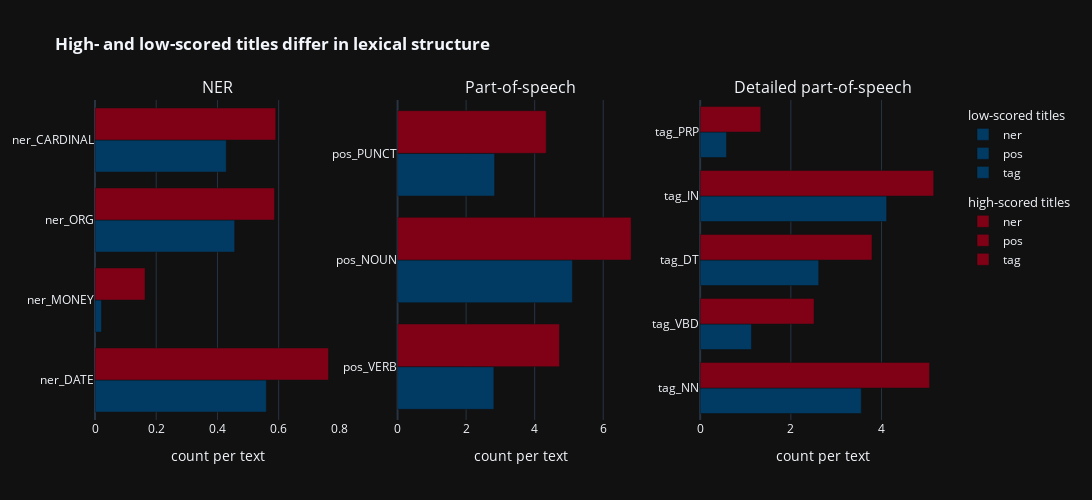

The notebook cell saved with this chart:
### Code cell
fig = make_subplots(
    cols=3,
    rows=1,
    subplot_titles=("NER", "Part-of-speech", "Detailed part-of-speech")
)

for data, color, name in [
    [df_low, "rgb(1, 58, 99)", "low-scored titles"],
    [df_high, "rgb(128, 0, 22)", "high-scored titles"],
]:
    features = [col for col in data.columns if col.startswith("ner")]
    fig.add_trace(
        go.Bar(
            name="ner",
            orientation="h",
            y=features,
            x=data[features].mean(),
            marker_color=color,
            legendgroup=name,
            legendgrouptitle_text=name,
        ),
        col=1,
        row=1
    )

    features = [col for col in data.columns if col.startswith("pos")]
    fig.add_trace(
        go.Bar(
            name="pos",
            orientation="h",
            y=features,
            x=data[features].mean(),
            marker_color=color,
            legendgroup=name,
            legendgrouptitle_text=name,
        ),
        col=2,
        row=1
    )

    features = [col for col in data.columns if col.startswith("tag")]
    fig.add_trace(
        go.Bar(
            name="tag",
            orientation="h",
            y=features,
            x=data[features].mean(),
            marker_color=color,
            legendgroup=name,
            legendgrouptitle_text=name,
        ),
        col=3,
        row=1
    )


fig.update_layout(
    title="<b>High- and low-scored titles differ in lexical structure</b>",
    width=1400,
    height=500,
    xaxis=dict(title="count per text"),
    xaxis2=dict(title="count per text"),
    xaxis3=dict(title="count per text"),
    legend=dict(groupclick="toggleitem")
)


fig.show()

### Figure 1 — Plotly figure (JSON) as saved in the notebook; plotly's stock layout.template omitted (floating-point values rounded to 4 significant figures)
{"data": [{"legendgroup": "low-scored titles", "legendgrouptitle": {"text": "low-scored titles"}, "marker": {"color": "rgb(1, 58, 99)"}, "name": "ner", "orientation": "h", "type": "bar", "x": [0.56, 0.02134, 0.4563, 0.4289], "xaxis": "x", "y": ["ner_DATE", "ner_MONEY", "ner_ORG", "ner_CARDINAL"], "yaxis": "y"}, {"legendgroup": "low-scored titles", "legendgrouptitle": {"text": "low-scored titles"}, "marker": {"color": "rgb(1, 58, 99)"}, "name": "pos", "orientation": "h", "type": "bar", "x": [2.81, 5.102, 2.832], "xaxis": "x2", "y": ["pos_VERB", "pos_NOUN", "pos_PUNCT"], "yaxis": "y2"}, {"legendgroup": "low-scored titles", "legendgrouptitle": {"text": "low-scored titles"}, "marker": {"color": "rgb(1, 58, 99)"}, "name": "tag", "orientation": "h", "type": "bar", "x": [3.553, 1.132, 2.615, 4.113, 0.5813], "xaxis": "x3", "y": ["tag_NN", "tag_VBD", "tag_DT", "tag_IN", "tag_PRP"], "yaxis": "y3"}, {"legendgroup": "high-scored titles", "legendgrouptitle": {"text": "high-scored titles"}, "marker": {"color": "rgb(128, 0, 22)"}, "name": "ner", "orientation": "h", "type": "bar", "x": [0.7629, 0.1636, 0.5864, 0.5905], "xaxis": "x", "y": ["ner_DATE", "ner_MONEY", "ner_ORG", "ner_CARDINAL"], "yaxis": "y"}, {"legendgroup": "high-scored titles", "legendgrouptitle": {"text": "high-scored titles"}, "marker": {"color": "rgb(128, 0, 22)"}, "name": "pos", "orientation": "h", "type": "bar", "x": [4.726, 6.815, 4.338], "xaxis": "x2", "y": ["pos_VERB", "pos_NOUN", "pos_PUNCT"], "yaxis": "y2"}, {"legendgroup": "high-scored titles", "legendgrouptitle": {"text": "high-scored titles"}, "marker": {"color": "rgb(128, 0, 22)"}, "name": "tag", "orientation": "h", "type": "bar", "x": [5.06, 2.512, 3.79, 5.15, 1.338], "xaxis": "x3", "y": ["tag_NN", "tag_VBD", "tag_DT", "tag_IN", "tag_PRP"], "yaxis": "y3"}], "layout": {"annotations": [{"font": {"size": 16}, "showarrow": false, "text": "NER", "x": 0.1444, "xanchor": "center", "xref": "paper", "y": 1, "yanchor": "bottom", "yref": "paper"}, {"font": {"size": 16}, "showarrow": false, "text": "Part-of-speech", "x": 0.5, "xanchor": "center", "xref": "paper", "y": 1, "yanchor": "bottom", "yref": "paper"}, {"font": {"size": 16}, "showarrow": false, "text": "Detailed part-of-speech", "x": 0.8556, "xanchor": "center", "xref": "paper", "y": 1, "yanchor": "bottom", "yref": "paper"}], "height": 500, "legend": {"groupclick": "toggleitem"}, "title": {"text": "<b>High- and low-scored titles differ in lexical structure</b>"}, "width": 1400, "xaxis": {"anchor": "y", "domain": [0, 0.2889], "title": {"text": "count per text"}}, "xaxis2": {"anchor": "y2", "domain": [0.3556, 0.6444], "title": {"text": "count per text"}}, "xaxis3": {"anchor": "y3", "domain": [0.7111, 1], "title": {"text": "count per text"}}, "yaxis": {"anchor": "x", "domain": [0, 1]}, "yaxis2": {"anchor": "x2", "domain": [0, 1]}, "yaxis3": {"anchor": "x3", "domain": [0, 1]}}}
